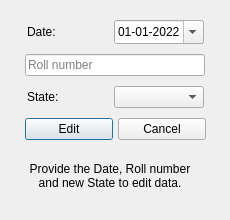
<?xml version="1.0" encoding="UTF-8"?>
<ui version="4.0">
 <class>editAttendanceDataDialog</class>
 <widget class="QDialog" name="editAttendanceDataDialog">
  <property name="windowModality">
   <enum>Qt::ApplicationModal</enum>
  </property>
  <property name="geometry">
   <rect>
    <x>0</x>
    <y>0</y>
    <width>230</width>
    <height>220</height>
   </rect>
  </property>
  <property name="minimumSize">
   <size>
    <width>230</width>
    <height>220</height>
   </size>
  </property>
  <property name="maximumSize">
   <size>
    <width>230</width>
    <height>230</height>
   </size>
  </property>
  <property name="windowTitle">
   <string>Paper - Edit Attendance Data</string>
  </property>
  <property name="windowIcon">
   <iconset>
    <normaloff>../icons/icons8-origami-100.png</normaloff>../icons/icons8-origami-100.png</iconset>
  </property>
  <widget class="QWidget" name="verticalLayoutWidget_4">
   <property name="geometry">
    <rect>
     <x>10</x>
     <y>10</y>
     <width>211</width>
     <height>201</height>
    </rect>
   </property>
   <layout class="QVBoxLayout" name="verticalLayout_4">
    <property name="spacing">
     <number>10</number>
    </property>
    <property name="leftMargin">
     <number>10</number>
    </property>
    <property name="topMargin">
     <number>10</number>
    </property>
    <property name="rightMargin">
     <number>10</number>
    </property>
    <property name="bottomMargin">
     <number>10</number>
    </property>
    <item>
     <layout class="QHBoxLayout" name="horizontalLayout_2">
      <property name="spacing">
       <number>0</number>
      </property>
      <item>
       <widget class="QLabel" name="label_3">
        <property name="maximumSize">
         <size>
          <width>80</width>
          <height>16777215</height>
         </size>
        </property>
        <property name="text">
         <string>Date:</string>
        </property>
       </widget>
      </item>
      <item>
       <widget class="QDateEdit" name="attendance_data_date_edit">
        <property name="maximumSize">
         <size>
          <width>90</width>
          <height>24</height>
         </size>
        </property>
        <property name="focusPolicy">
         <enum>Qt::StrongFocus</enum>
        </property>
        <property name="alignment">
         <set>Qt::AlignCenter</set>
        </property>
        <property name="buttonSymbols">
         <enum>QAbstractSpinBox::NoButtons</enum>
        </property>
        <property name="dateTime">
         <datetime>
          <hour>0</hour>
          <minute>0</minute>
          <second>0</second>
          <year>2022</year>
          <month>1</month>
          <day>1</day>
         </datetime>
        </property>
        <property name="maximumDateTime">
         <datetime>
          <hour>23</hour>
          <minute>59</minute>
          <second>59</second>
          <year>2030</year>
          <month>12</month>
          <day>31</day>
         </datetime>
        </property>
        <property name="minimumDateTime">
         <datetime>
          <hour>0</hour>
          <minute>0</minute>
          <second>0</second>
          <year>2021</year>
          <month>12</month>
          <day>31</day>
         </datetime>
        </property>
        <property name="displayFormat">
         <string>dd-MM-yyyy</string>
        </property>
        <property name="calendarPopup">
         <bool>true</bool>
        </property>
        <property name="date">
         <date>
          <year>2022</year>
          <month>1</month>
          <day>1</day>
         </date>
        </property>
       </widget>
      </item>
     </layout>
    </item>
    <item>
     <layout class="QVBoxLayout" name="verticalLayout_6">
      <property name="spacing">
       <number>0</number>
      </property>
      <property name="leftMargin">
       <number>5</number>
      </property>
      <item>
       <widget class="QLineEdit" name="roll_number_line_edit">
        <property name="minimumSize">
         <size>
          <width>180</width>
          <height>0</height>
         </size>
        </property>
        <property name="maximumSize">
         <size>
          <width>180</width>
          <height>16777215</height>
         </size>
        </property>
        <property name="maxLength">
         <number>3</number>
        </property>
        <property name="placeholderText">
         <string>Roll number</string>
        </property>
        <property name="clearButtonEnabled">
         <bool>true</bool>
        </property>
       </widget>
      </item>
     </layout>
    </item>
    <item>
     <layout class="QHBoxLayout" name="horizontalLayout">
      <property name="spacing">
       <number>0</number>
      </property>
      <item>
       <widget class="QLabel" name="label_2">
        <property name="maximumSize">
         <size>
          <width>80</width>
          <height>16777215</height>
         </size>
        </property>
        <property name="text">
         <string>State:</string>
        </property>
       </widget>
      </item>
      <item>
       <widget class="QComboBox" name="state_combo_box">
        <property name="maximumSize">
         <size>
          <width>90</width>
          <height>16777215</height>
         </size>
        </property>
        <property name="maxVisibleItems">
         <number>3</number>
        </property>
       </widget>
      </item>
     </layout>
    </item>
    <item>
     <layout class="QHBoxLayout" name="horizontalLayout_6">
      <property name="spacing">
       <number>5</number>
      </property>
      <property name="leftMargin">
       <number>5</number>
      </property>
      <property name="rightMargin">
       <number>5</number>
      </property>
      <item>
       <widget class="QPushButton" name="edit_button">
        <property name="focusPolicy">
         <enum>Qt::ClickFocus</enum>
        </property>
        <property name="text">
         <string>Edit</string>
        </property>
        <property name="icon">
         <iconset>
          <normaloff>../icons/icons8-ok-96.png</normaloff>../icons/icons8-ok-96.png</iconset>
        </property>
       </widget>
      </item>
      <item>
       <widget class="QPushButton" name="cancel_button">
        <property name="text">
         <string>Cancel</string>
        </property>
        <property name="icon">
         <iconset>
          <normaloff>../icons/icons8-cancel-96.png</normaloff>../icons/icons8-cancel-96.png</iconset>
        </property>
       </widget>
      </item>
     </layout>
    </item>
    <item>
     <widget class="QLabel" name="label">
      <property name="minimumSize">
       <size>
        <width>180</width>
        <height>0</height>
       </size>
      </property>
      <property name="maximumSize">
       <size>
        <width>180</width>
        <height>16777215</height>
       </size>
      </property>
      <property name="text">
       <string>Provide the Date, Roll number and new State to edit data.</string>
      </property>
      <property name="alignment">
       <set>Qt::AlignCenter</set>
      </property>
      <property name="wordWrap">
       <bool>true</bool>
      </property>
     </widget>
    </item>
   </layout>
  </widget>
 </widget>
 <resources/>
 <connections/>
</ui>
